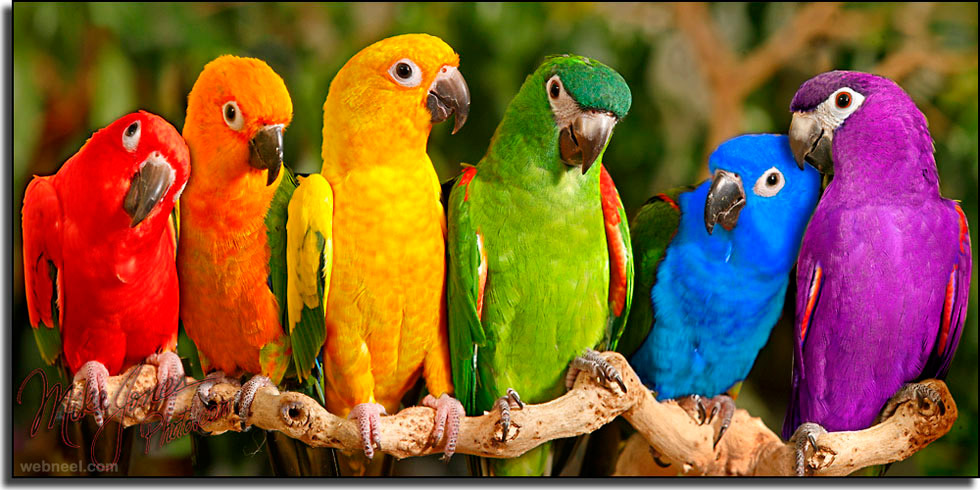
#> input picture TasksWeek7/parrots.jpg, 980 x 490 px; the run also reads 1 picture not shown here
$ jupyter execute --allow-errors 'week 7_comp3411_students.ipynb'
#> lines starting #> are read from the running program, lines starting #| are printed output that depends on the picture; after the words box and inside, x2 and y2 are one past the last pixel; in counts of white or black regions, pixels touching at a corner belong together; pictures that were not available may be replaced by others from this repository, and a replacement may not be noted
[cell 1]
import numpy as np
import cv2

[cell 2]
############################### 3.1 Exercise #####################################

############################ 3.1.1 and 3.1.2 ####################################

[cell 3]
#Reading RGB image
img1 = cv2.imread('parrots.jpg')
#> img1 is the input picture: shape (490, 980, 3); mean B, G, R 51.2, 91.2, 130.9

cv2.imshow('Original image',img1)
print(img1)
#> (printed output is left out)
print(img1.shape)
#| (490, 980, 3)

img1_red=img1.copy()
img1_red[:,:,2]=255
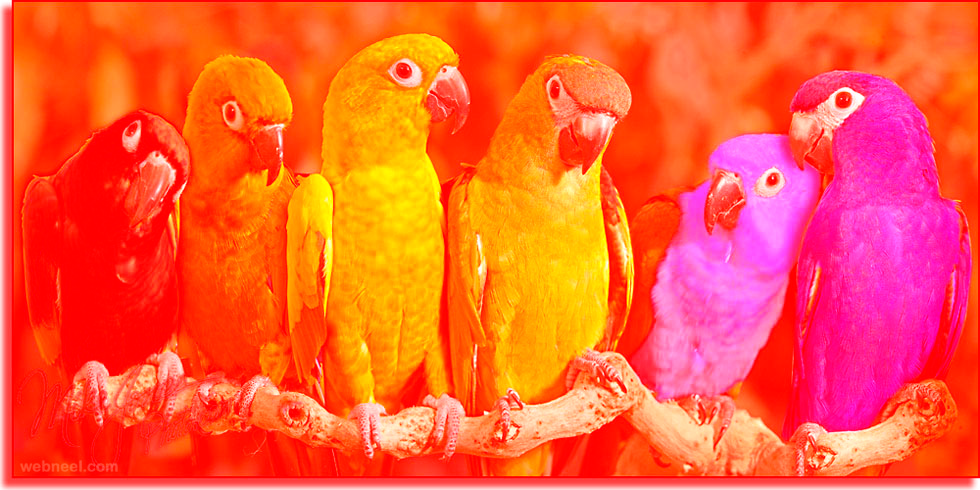
#> img1_red: shape (490, 980, 3); mean B, G, R 51.2, 91.2, 255
cv2.imshow('Original image in red',img1_red)


#Reading grey-scale image
img2 = cv2.imread('parrots.jpg',0)
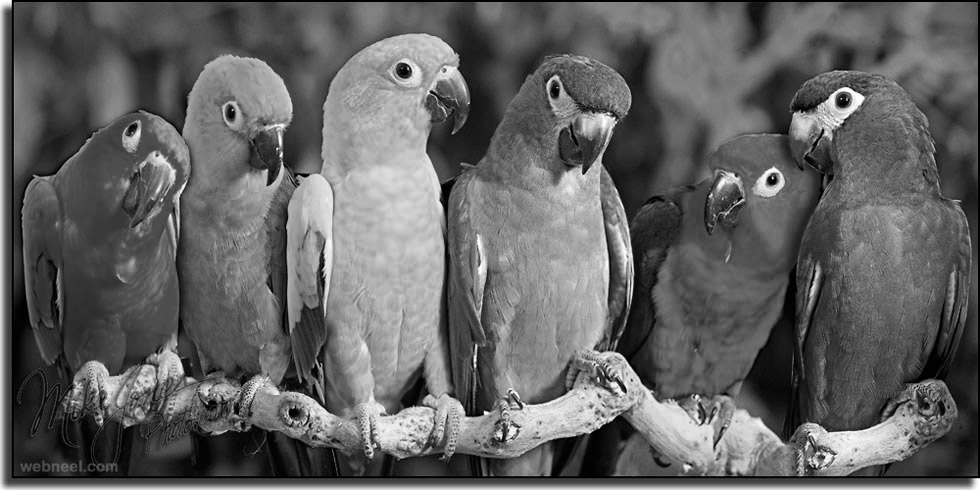
#> img2: shape (490, 980); min 0, max 255, mean 98.4
cv2.imshow('Gray-scale image',img2)
print(img2)
#> (printed output is left out)
print(img2.shape)
#| (490, 980)

cv2.waitKey(0)
cv2.destroyAllWindows()

[cell 4]
############################ 3.1.3 ####################################

cv2.imwrite('parrots_gray_test.jpg',img2)


############################ 3.1.4 ####################################

#img1 = cv2.imread('parrots.jpg')

height=img1.shape[0]
#> height = 490
width=img1.shape[1]
#> width = 980
print(height,width)
#| 490 980

test=img1.copy()

#Making frame
test[:75,:] = 255
test[:,:75] = 255
test[height-75:,:] = 255
test[:,width-75:] = 255
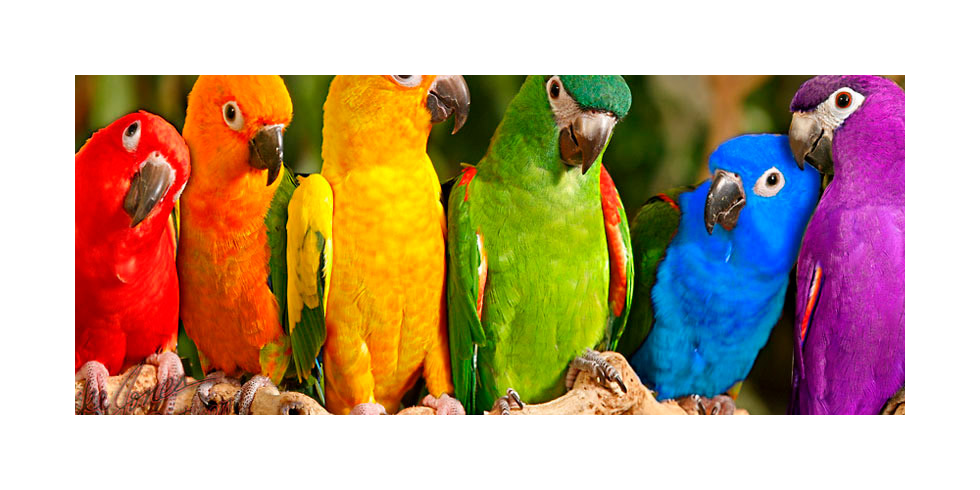
#> test: shape (490, 980, 3); mean B, G, R 137.4, 162.8, 189.7
##### TO DO PART ####
# Change test in order to create a frame.

cv2.imshow('Frame test',test)
cv2.imwrite('parrots_frame_test.jpg',test)

cv2.waitKey(0)
cv2.destroyAllWindows()

[cell 5]
############################ 3.1.5 ####################################
#######TO DO PART ####
# creat a random noise matrix with the same shape of the image with values between 0 - 50.
noise=np.random.random((height,width))
noise=noise*50
noise=noise.astype(int)
print(noise)
#> (printed output is left out)

cv2.imwrite('noise.jpg',noise)
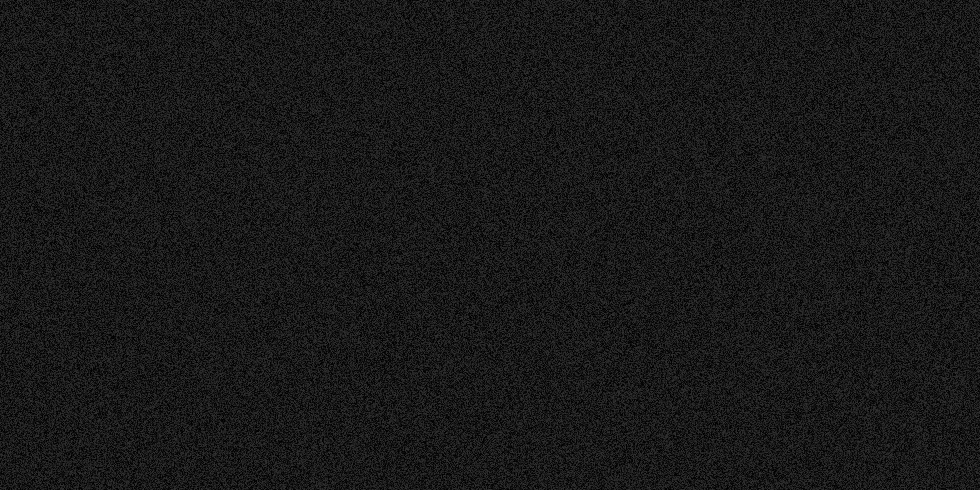
#> saved as noise.jpg: shape (490, 980); min 0, max 49, mean 24.5
noise=cv2.imread('noise.jpg',0)
#> noise: shape (490, 980); min 0, max 57, mean 24.5
cv2.imshow('Noise',noise)

cv2.waitKey(0)
cv2.destroyAllWindows()

[cell 6]
############################ 3.1.6 ####################################
## To Do Part##
# add the noise to your picture and display it
noiseimg = noise + img2
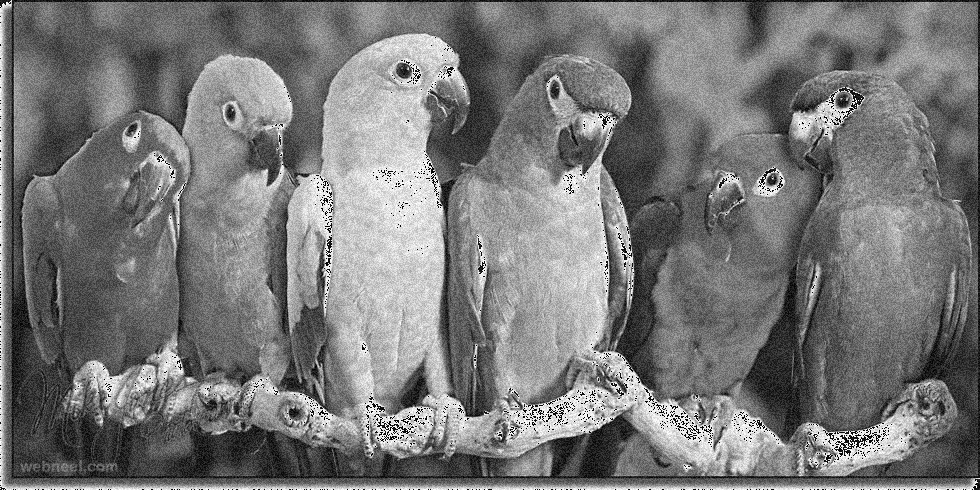
#> noiseimg: shape (490, 980); min 0, max 255, mean 120.5

result=cv2.imshow('Image noisy',noiseimg)
cv2.imwrite('parrots_noisy_test.jpg', noiseimg)

cv2.waitKey(0)
cv2.destroyAllWindows()

[cell 7]
import numpy as np
import cv2
import matplotlib.pyplot as plt

def show_image(image, title='Image'):
    # Display image using matplotlib
    plt.figure()
    plt.imshow(image, cmap='gray')
    plt.title(title)
    plt.axis('off')
    plt.show()

############################ 3.2.1 ####################################
#### To do part ###
def mean_filter(image):
    height = image.shape[0]
    width = image.shape[1]
    img = image.copy()
    for i in range(height):
        for j in range(width):
            if (i > 1 and j > 1 and i < height - 1 and j < width - 1):
                a=image[i-1,j-1]/9
                b=image[i,j-1]/9
                c=image[i-1,j]/9
                d=image[i,j+1]/9
                e=image[i+1,j]/9
                f=image[i+1,j+1]/9
                g=image[i+1,j-1]/9
                h=image[i-1,j+1]/9
                k=image[i,j]/9
                n=a+b+c+d+e+f+g+h+k
                img[i,j]=n

    return cv2.imshow('Mean Filtered Image', img)

############################ 3.2.2 ####################################
def median_filter(image):
    height= image.shape[0]
    width= image.shape[1]
    img_prime = image.copy()
    for i in range(height):
        for j in range(height):
            if (i > 1 and j > 1 and i < height - 1 and j < width - 1):
                a =[image[i, j], image[i+1, j+1], image[i-1, j-1],image[i, j+1], image[i+1, j], image[i-1, j], image[i+1, j-1], image[i-1, j+1], image[i, j-1]]
                img_prime[i,j]=np.median(a)
    return cv2.imshow('Median Filtered Image', img_prime)

[cell 8]
############################ 3.2.3 ####################################
window=9

# Apply the mean filter
ksize = (window, window)  # Size of the filter kernel
opencv_mean_image = cv2.blur(img2, ksize)
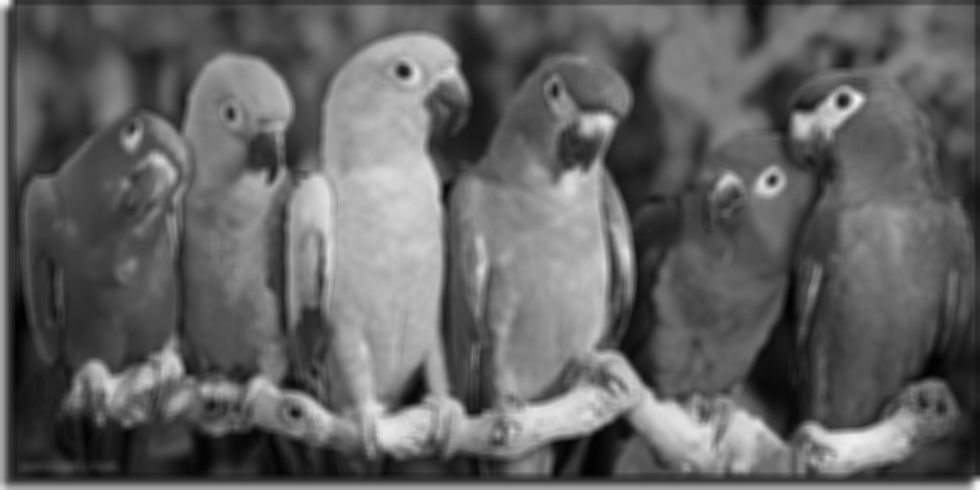
#> opencv_mean_image: shape (490, 980); min 1, max 247, mean 98.4


# Apply the median filter
ksize = window  # Size of the filter kernel (window size)
opencv_median_image = cv2.medianBlur(img2, ksize)
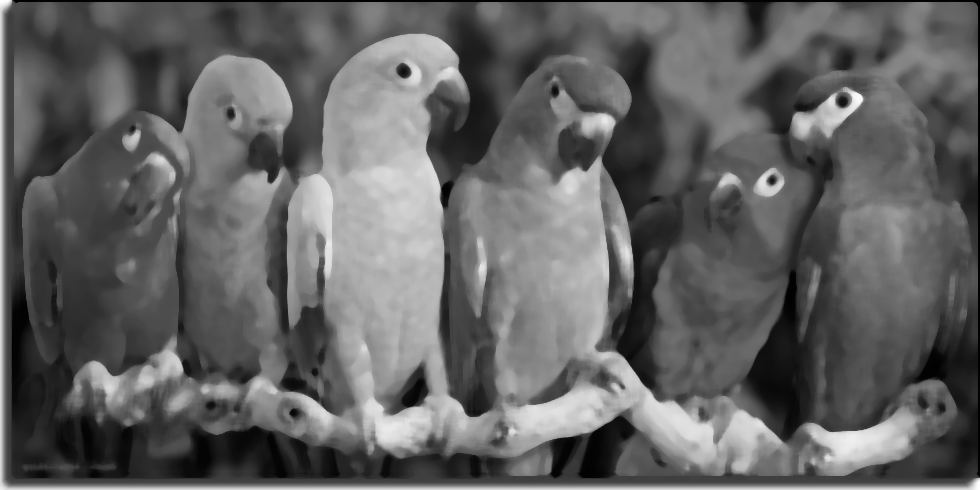
#> opencv_median_image: shape (490, 980); min 0, max 255, mean 98.3

cv2.imshow('OpenCV filtered image (mean)',opencv_mean_image)
cv2.imshow('OpenCV filtered image (median)',opencv_median_image)

cv2.waitKey(0)
cv2.destroyAllWindows()

[cell 9]
import cv2

#captures all the frames
video = cv2.VideoCapture('tom_and_jerry.mp4')

#Check if video opened successfully
if (video.isOpened()== False):
    print("Error opening video stream or file")

#fram/sec in video and duration of it
fps = video.get(cv2.CAP_PROP_FPS)
print('frames per second =',fps)

#total number of frames
length = int(video.get(cv2.CAP_PROP_FRAME_COUNT))
print('total number of frames =',length)
print('duration of the video (in sec) =',length/fps)

video.set(cv2.CAP_PROP_POS_FRAMES, 1002)
ret, frame = video.read()
cv2.imshow('Frame 1002', frame)

cv2.waitKey(0)
cv2.destroyAllWindows()

[cell 10]
############################ 4.1.2 ####################################

# Read until video is completed
while(video.isOpened()):
  # Capture frame-by-frame
  ret, frame = video.read()
  if ret == True:
  #### To Do ######
    # define the canny filter and apply it on the image.
    cv2.imshow('Original Video', frame)
    # Convert to grayscale
    framegray = cv2.Canny(frame, 25, 250)
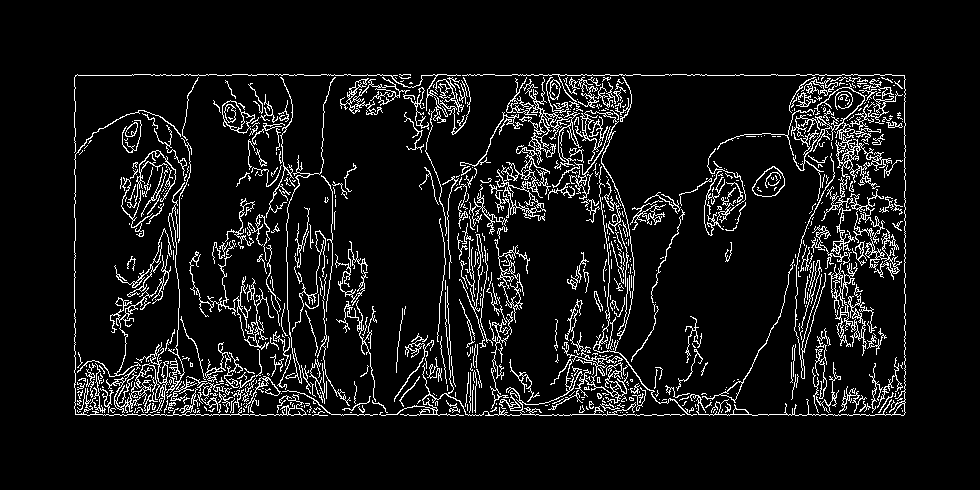
#> framegray: shape (490, 980); 8% white in thin lines or dots, all inside (x1, y1, x2, y2) = (74, 74, 906, 416)
    cv2.imshow('Canny Filter', framegray)

    if cv2.waitKey(1) == 27:         # wait for ESC key to exit, 27 is the escape key number
#> (key Esc is pressed here)
      break

  # Break the loop
  else:
    break
# When everything done, release the video capture object
video.release()
# Closes all the frames
cv2.destroyAllWindows()
